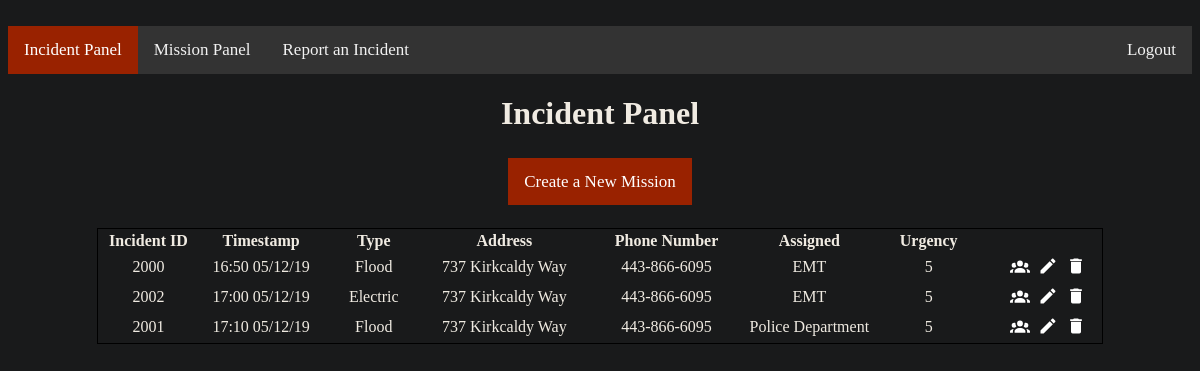
/incidentPanel, run on the app's committed database.
### tables this page shows
CREATE TABLE Event (eventID INT (4, 4) PRIMARY KEY UNIQUE, callID INT (4, 4) REFERENCES Call (callID) UNIQUE, urgency INT (1, 1) NOT NULL, vID INT REFERENCES Victim (vID) UNIQUE, assigned TEXT REFERENCES Volunteer (username) DEFAULT None);

CREATE TABLE Call (callID INT (4, 4) PRIMARY KEY UNIQUE, date TEXT NOT NULL, time TEXT NOT NULL, emergency TEXT NOT NULL, operID INT (4, 4) REFERENCES CallOperator (operID), vID INT REFERENCES Victim (vID) UNIQUE);

CREATE TABLE Victim (name TEXT, address TEXT NOT NULL, city TIME NOT NULL, state TEXT NOT NULL, zipCode INT (5, 5) NOT NULL, phone TEXT, vID INT (4, 4) PRIMARY KEY UNIQUE);

### Prototype/views.py (the view, shortened to what this page needs)
@app.route('/incidentPanel', methods=['POST', 'GET'])
def incidentPanel():
    roles = ["Operator", "Officer"]
    global USER
    if not authenticate(roles):
        if USER == None or request.referrer == None:
            return redirect(url_for('login'))
        return redirect(request.referrer)
    id, timestamp, emergency, address, phone, urgency, assigned = genTable()
    length = len(id)
    return render_template('IncidentTable.html', var=False, length=length, id=id, timestamp=timestamp, emergency=emergency, address=address, phone=phone, urgency=urgency, assigned=assigned)

### Prototype/views.py (called while the page is built)
def authenticate(roles):
    global USER
    if USER not in roles and USER != "Admin":
        return False
    return True

def pullVictim():
    conn = sqlite3.connect("callCenter.db")
    cur = conn.cursor()
    row = cur.execute('SELECT * FROM Victim')
    row = cur.fetchall()
    conn.commit()
    cur.close()
    conn.close()
    return list(row)

def pullCall():
    conn = sqlite3.connect("callCenter.db")
    cur = conn.cursor()
    row = cur.execute('SELECT * FROM Call')
    row = cur.fetchall()
    conn.commit()
    cur.close()
    conn.close()
    return list(row)

def pullEvent():
    conn = sqlite3.connect("callCenter.db")
    cur = conn.cursor()
    row = cur.execute('SELECT * FROM Event')
    row = cur.fetchall()
    conn.commit()
    cur.close()
    conn.close()
    return list(row)

def genTable():
    victims = pullVictim()
    calls = pullCall()
    events = pullEvent()
    id = []
    timestamp = []
    emergency = []
    address = []
    phone = []
    urgency = []
    assigned = []
    for i in range(len(victims)):
        id.append(events[i][0])
        timestamp.append(calls[i][2] + " " + calls[i][1])
        emergency.append(calls[i][3])
        address.append(victims[i][1])
        phone.append(victims[i][5])
        urgency.append(events[i][2])
        assigned.append(events[i][4])
    return id, timestamp, emergency, address, phone, urgency, assigned

### Prototype/templates/IncidentTable.html (shortened to what this page needs)
{% extends "IncidentPanel.html" %}
{% block table %}
    {% for i in range(length) %}
    <tr class="data">
        <td>{{id[i]}}</td>
        <td>{{timestamp[i]}}</td>
        <td>{{emergency[i]}}</td>
        <td>{{address[i]}}</td>
        <td>{{phone[i]}}</td>
        <td>{{assigned[i]}}</td>
        <td>{{urgency[i]}}</td>
        <td>
            <button name="assign" value="{{id[i]}}" style="cursor: pointer; background-color: transparent; border: 0px; width: 24px; height: 24px;">
            </button>
            <button type="submit" name="edit" value="{{id[i]}}" style="cursor: pointer; background-color: transparent; border: 0px; width: 24px; height: 24px;">
                <svg viewBox="0 0 24 24" style="width:20px; height: 20px;">
                    <path fill="#FFF" d="M20.71,7.04C21.1,6.65 21.1,6 20.71,5.63L18.37,3.29C18,2.9 17.35,2.9 16.96,3.29L15.12,5.12L18.87,8.87M3,17.25V21H6.75L17.81,9.93L14.06,6.18L3,17.25Z" />
                </svg>
            </button>
            <button name="delete" value="{{id[i]}}" style="cursor: pointer; background-color: transparent; border: 0px; width: 24px; height: 24px;">
                <svg viewBox="0 0 24 24" style="width:20px; height: 20px;">
                    <path fill="#FFF" d="M19,4H15.5L14.5,3H9.5L8.5,4H5V6H19M6,19A2,2 0 0,0 8,21H16A2,2 0 0,0 18,19V7H6V19Z" />
                </svg>
            </button>
        </td>
    </tr>
    {% endfor %}
{% endblock %}

### Prototype/templates/IncidentPanel.html (shortened to what this page needs)
﻿<!DOCTYPE html>
<html>
<head>
    <link href="{{ url_for('static', filename='content/styleSheet.css') }}" rel="stylesheet" />
</head>
<body>
    <div class="navbar">
        <a class="active" href="/incidentPanel">Incident Panel</a>
        <a href="/deploymentPanel">Mission Panel</a>
        <a href="/callCenter">Report an Incident</a>
        <a style="float:right" href="/logout">Logout</a>
    </div>
  <h1 style="text-align: center;">Incident Panel</h1>
  <br />
  {% if var== false %}
  <div class="buttonStyle">
    <a href="/incidentPanel/create">Create a New Mission</a>
  </div>
  {% endif %}
  <br /><br />
  <form name="event" action="/incidentPanel" method="post">
    <table id="tbl_Incident" style="width: 85%; margin: 0px auto 50px auto; border: 1px solid #000000;">
      <thead style="border: 1px solid #000000;">
          <tr style="border: 1px solid #000000;">
              <th class="columnHeader" style="width: 60px;">Incident ID</th>
              <th class="columnHeader" style="width: 60px;">Timestamp</th>
              <th class="columnHeader" style="width: 60px;">Type</th>
              <th class="columnHeader" style="width: 100px;">Address</th>
              <th class="columnHeader" style="width: 100px;">Phone Number</th>
              <th class="columnHeader" style="width: 70px;">Assigned</th>
              <th class="columnHeader" style="width: 70px;">Urgency</th>
              <th class="columnHeader" style="width: 70px;"></th>
          </tr>
      </thead>
      <tbody>
        {% block table %}{% endblock %}
      </tbody>
    </table>
  </form>
</body>
</html>

### Prototype/static/content/styleSheet.css (style rules this page uses)
.navbar { overflow: hidden; background-color: #333; }
.navbar a { float: left; color: #f2f2f2; text-align: center; padding: 14px 16px; text-decoration: none; font-size: 17px; }
.navbar a.active { background-color: #992200; color: white; }
.buttonStyle { text-align: center; }
.buttonStyle a { background-color: #992200; color: white; text-align: center; padding: 14px 16px; text-decoration: none; font-size: 17px; }

### Prototype/templates/IncidentPanel.html (style rules this page uses)
.columnHeader { font-family: "Arial, Helvetica, sans-serif"; }
.data { text-align: center; }

### data on the page
Event: eventID "2000", assigned "EMT"
Call: emergency "Flood"
Victim: address "737 Kirkcaldy Way", phone "443-866-6095"
Event: eventID "2002", assigned "EMT"
Call: emergency "Electric"
Victim: address "737 Kirkcaldy Way", phone "443-866-6095"
Event: eventID "2001", assigned "Police Department"
Call: emergency "Flood"
Victim: address "737 Kirkcaldy Way", phone "443-866-6095"

### other printed values
{{ timestamp[i] }} "16:50 05/12/19" "17:00 05/12/19" "17:10 05/12/19"
{{ urgency[i] }} "5" "5" "5"
